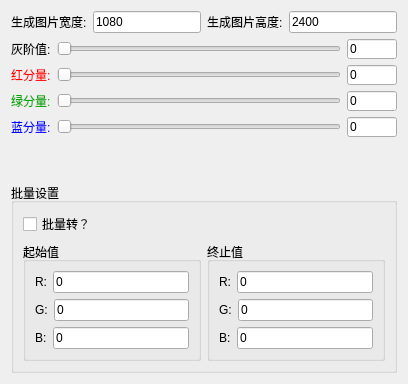
        <widget class="QWidget" name="tab">
         <attribute name="title">
          <string>纯色图</string>
         </attribute>
         <layout class="QGridLayout" name="gridLayout_5">
          <item row="0" column="0">
           <layout class="QVBoxLayout" name="verticalLayout_5">
            <item>
             <layout class="QHBoxLayout" name="horizontalLayout_54">
              <item>
               <layout class="QHBoxLayout" name="horizontalLayout_2">
                <item>
                 <widget class="QLabel" name="label_2">
                  <property name="text">
                   <string>生成图片宽度:</string>
                  </property>
                 </widget>
                </item>
                <item>
                 <widget class="QLineEdit" name="Type1_width">
                  <property name="text">
                   <string>1080</string>
                  </property>
                 </widget>
                </item>
               </layout>
              </item>
              <item>
               <layout class="QHBoxLayout" name="horizontalLayout_3">
                <item>
                 <widget class="QLabel" name="label_3">
                  <property name="text">
                   <string>生成图片高度:</string>
                  </property>
                 </widget>
                </item>
                <item>
                 <widget class="QLineEdit" name="Type1_height">
                  <property name="text">
                   <string>2400</string>
                  </property>
                 </widget>
                </item>
               </layout>
              </item>
             </layout>
            </item>
            <item>
             <layout class="QVBoxLayout" name="verticalLayout_4">
              <item>
               <layout class="QHBoxLayout" name="horizontalLayout_4">
                <item>
                 <widget class="QLabel" name="label_4">
                  <property name="text">
                   <string>灰阶值:</string>
                  </property>
                 </widget>
                </item>
                <item>
                 <widget class="QSlider" name="Type1_gray">
                  <property name="maximum">
                   <number>255</number>
                  </property>
                  <property name="orientation">
                   <enum>Qt::Horizontal</enum>
                  </property>
                 </widget>
                </item>
                <item>
                 <widget class="QLineEdit" name="Type1_gray_val">
                  <property name="maximumSize">
                   <size>
                    <width>50</width>
                    <height>20</height>
                   </size>
                  </property>
                  <property name="text">
                   <string>0</string>
                  </property>
                 </widget>
                </item>
               </layout>
              </item>
              <item>
               <layout class="QHBoxLayout" name="horizontalLayout_5">
                <item>
                 <widget class="QLabel" name="label_5">
                  <property name="font">
                   <font>
                    <weight>50</weight>
                    <bold>false</bold>
                   </font>
                  </property>
                  <property name="styleSheet">
                   <string notr="true">color: rgb(255, 0, 0);</string>
                  </property>
                  <property name="text">
                   <string>红分量:</string>
                  </property>
                 </widget>
                </item>
                <item>
                 <widget class="QSlider" name="Type1_r">
                  <property name="maximum">
                   <number>255</number>
                  </property>
                  <property name="orientation">
                   <enum>Qt::Horizontal</enum>
                  </property>
                 </widget>
                </item>
                <item>
                 <widget class="QLineEdit" name="Type1_r_val">
                  <property name="maximumSize">
                   <size>
                    <width>50</width>
                    <height>20</height>
                   </size>
                  </property>
                  <property name="text">
                   <string>0</string>
                  </property>
                 </widget>
                </item>
               </layout>
              </item>
              <item>
               <layout class="QHBoxLayout" name="horizontalLayout_6">
                <item>
                 <widget class="QLabel" name="label_6">
                  <property name="font">
                   <font>
                    <weight>50</weight>
                    <bold>false</bold>
                   </font>
                  </property>
                  <property name="styleSheet">
                   <string notr="true">color: rgb(0, 170, 0);</string>
                  </property>
                  <property name="text">
                   <string>绿分量:</string>
                  </property>
                 </widget>
                </item>
                <item>
                 <widget class="QSlider" name="Type1_g">
                  <property name="maximum">
                   <number>255</number>
                  </property>
                  <property name="orientation">
                   <enum>Qt::Horizontal</enum>
                  </property>
                 </widget>
                </item>
                <item>
                 <widget class="QLineEdit" name="Type1_g_val">
                  <property name="maximumSize">
                   <size>
                    <width>50</width>
                    <height>20</height>
                   </size>
                  </property>
                  <property name="text">
                   <string>0</string>
                  </property>
                 </widget>
                </item>
               </layout>
              </item>
              <item>
               <layout class="QHBoxLayout" name="horizontalLayout_7">
                <item>
                 <widget class="QLabel" name="label_7">
                  <property name="font">
                   <font>
                    <weight>50</weight>
                    <bold>false</bold>
                   </font>
                  </property>
                  <property name="styleSheet">
                   <string notr="true">color: rgb(0, 0, 255);</string>
                  </property>
                  <property name="text">
                   <string>蓝分量:</string>
                  </property>
                 </widget>
                </item>
                <item>
                 <widget class="QSlider" name="Type1_b">
                  <property name="maximum">
                   <number>255</number>
                  </property>
                  <property name="orientation">
                   <enum>Qt::Horizontal</enum>
                  </property>
                 </widget>
                </item>
                <item>
                 <widget class="QLineEdit" name="Type1_b_val">
                  <property name="maximumSize">
                   <size>
                    <width>50</width>
                    <height>20</height>
                   </size>
                  </property>
                  <property name="text">
                   <string>0</string>
                  </property>
                 </widget>
                </item>
               </layout>
              </item>
             </layout>
            </item>
            <item>
             <spacer name="verticalSpacer">
              <property name="orientation">
               <enum>Qt::Vertical</enum>
              </property>
              <property name="sizeHint" stdset="0">
               <size>
                <width>20</width>
                <height>40</height>
               </size>
              </property>
             </spacer>
            </item>
            <item>
             <widget class="QGroupBox" name="groupBox_20">
              <property name="title">
               <string>批量设置</string>
              </property>
              <layout class="QGridLayout" name="gridLayout_4">
               <item row="0" column="0">
                <layout class="QVBoxLayout" name="verticalLayout_3">
                 <item>
                  <widget class="QCheckBox" name="Type1_some_en">
                   <property name="text">
                    <string>批量转？</string>
                   </property>
                  </widget>
                 </item>
                 <item>
                  <layout class="QHBoxLayout" name="horizontalLayout_53">
                   <item>
                    <widget class="QGroupBox" name="groupBox_18">
                     <property name="title">
                      <string>起始值</string>
                     </property>
                     <layout class="QGridLayout" name="gridLayout_2">
                      <item row="0" column="0">
                       <layout class="QHBoxLayout" name="horizontalLayout_46">
                        <item>
                         <widget class="QLabel" name="label_40">
                          <property name="text">
                           <string>R:</string>
                          </property>
                         </widget>
                        </item>
                        <item>
                         <widget class="QLineEdit" name="Type1_start_r">
                          <property name="text">
                           <string>0</string>
                          </property>
                         </widget>
                        </item>
                       </layout>
                      </item>
                      <item row="1" column="0">
                       <layout class="QHBoxLayout" name="horizontalLayout_48">
                        <item>
                         <widget class="QLabel" name="label_41">
                          <property name="text">
                           <string>G:</string>
                          </property>
                         </widget>
                        </item>
                        <item>
                         <widget class="QLineEdit" name="Type1_start_g">
                          <property name="text">
                           <string>0</string>
                          </property>
                         </widget>
                        </item>
                       </layout>
                      </item>
                      <item row="2" column="0">
                       <layout class="QHBoxLayout" name="horizontalLayout_49">
                        <item>
                         <widget class="QLabel" name="label_42">
                          <property name="text">
                           <string>B:</string>
                          </property>
                         </widget>
                        </item>
                        <item>
                         <widget class="QLineEdit" name="Type1_start_b">
                          <property name="text">
                           <string>0</string>
                          </property>
                         </widget>
                        </item>
                       </layout>
                      </item>
                     </layout>
                    </widget>
                   </item>
                   <item>
                    <widget class="QGroupBox" name="groupBox_19">
                     <property name="title">
                      <string>终止值</string>
                     </property>
                     <layout class="QGridLayout" name="gridLayout_3">
                      <item row="0" column="0">
                       <layout class="QHBoxLayout" name="horizontalLayout_50">
                        <item>
                         <widget class="QLabel" name="label_43">
                          <property name="text">
                           <string>R:</string>
                          </property>
                         </widget>
                        </item>
                        <item>
                         <widget class="QLineEdit" name="Type1_end_r">
                          <property name="text">
                           <string>0</string>
                          </property>
                         </widget>
                        </item>
                       </layout>
                      </item>
                      <item row="1" column="0">
                       <layout class="QHBoxLayout" name="horizontalLayout_51">
                        <item>
                         <widget class="QLabel" name="label_44">
                          <property name="text">
                           <string>G:</string>
                          </property>
                         </widget>
                        </item>
                        <item>
                         <widget class="QLineEdit" name="Type1_end_g">
                          <property name="text">
                           <string>0</string>
                          </property>
                         </widget>
                        </item>
                       </layout>
                      </item>
                      <item row="2" column="0">
                       <layout class="QHBoxLayout" name="horizontalLayout_52">
                        <item>
                         <widget class="QLabel" name="label_45">
                          <property name="text">
                           <string>B:</string>
                          </property>
                         </widget>
                        </item>
                        <item>
                         <widget class="QLineEdit" name="Type1_end_b">
                          <property name="text">
                           <string>0</string>
                          </property>
                         </widget>
                        </item>
                       </layout>
                      </item>
                     </layout>
                    </widget>
                   </item>
                  </layout>
                 </item>
                </layout>
               </item>
              </layout>
             </widget>
            </item>
           </layout>
          </item>
         </layout>
        </widget>
